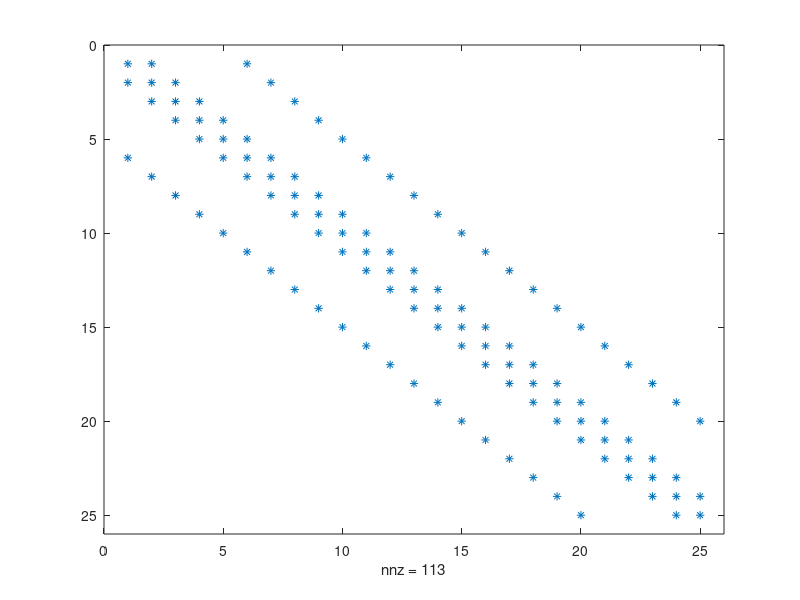

Write MATLAB code to recreate this figure.
% Grid size
Nx=5;  %number of points along x direction
Ny=5;  %number of points in the y direction
Nc=Nx*Ny; % Total number of points

e = ones(Nc,1);
A = spdiags([e,e,-4*e,e,e],[-Nx,-1,0,1,Nx],Nc,Nc);
b = zeros(Nc,1);

figure;
spy(A);

% [L,U,P] = lu(A);
% figure;
% subplot(1,2,1)
% spy(L);
% subplot(1,2,2)
% spy(U)